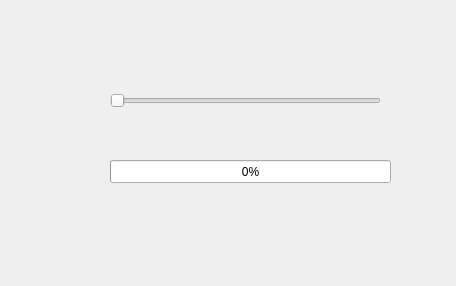
<?xml version="1.0" encoding="UTF-8"?>
<ui version="4.0">
 <class>Widget</class>
 <widget class="QWidget" name="Widget">
  <property name="geometry">
   <rect>
    <x>0</x>
    <y>0</y>
    <width>456</width>
    <height>286</height>
   </rect>
  </property>
  <property name="windowTitle">
   <string>Widget</string>
  </property>
  <widget class="QSlider" name="horizontalSlider">
   <property name="geometry">
    <rect>
     <x>110</x>
     <y>90</y>
     <width>271</width>
     <height>22</height>
    </rect>
   </property>
   <property name="minimum">
    <number>1</number>
   </property>
   <property name="maximum">
    <number>100</number>
   </property>
   <property name="orientation">
    <enum>Qt::Horizontal</enum>
   </property>
  </widget>
  <widget class="QProgressBar" name="progressBar">
   <property name="geometry">
    <rect>
     <x>110</x>
     <y>160</y>
     <width>281</width>
     <height>23</height>
    </rect>
   </property>
   <property name="minimum">
    <number>1</number>
   </property>
   <property name="value">
    <number>1</number>
   </property>
  </widget>
 </widget>
 <resources/>
 <connections/>
</ui>
